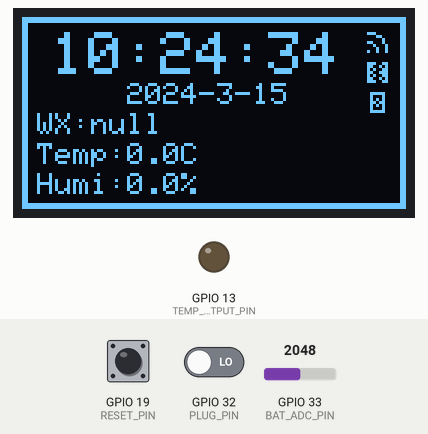
Simulated run of this program. Board: ESP32. On the bench: 128×64 one-colour display, output pins drawn as LEDs (lit = HIGH). The test bench sets the inputs (shaded band); at power-on: GPIO 33 (BAT_ADC_PIN) = 2048, GPIO 32 (PLUG_PIN) LOW, GPIO 19 (RESET_PIN) LOW. WiFi joins after 1.5 s; servers stay silent unless stated; network time is answered at once with the bench clock; uploads are accepted with an empty reply; the local clock reads 2024-03-15 10:24:30 at power-on unless the program sets it; EEPROM starts erased; what the program prints to the serial monitor is not drawn. At 14.8 s the program restarts the board; the recording ends there.

Above: at 4.6 s.
At 5.4 s:
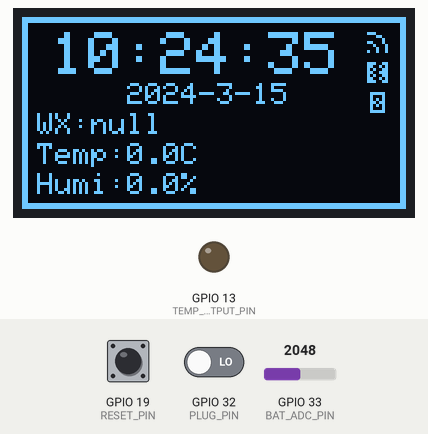
5.5 s: GPIO 33 (BAT_ADC_PIN) set to 3062
7.6 s: GPIO 33 (BAT_ADC_PIN) set to 3142
At 8.5 s:
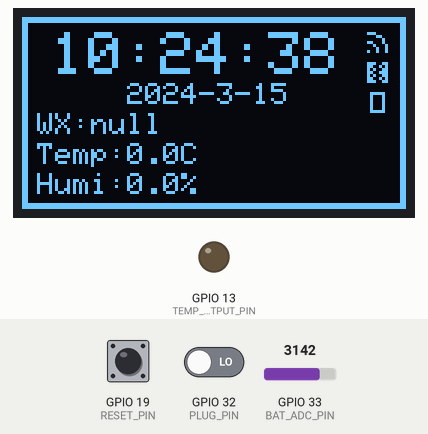
10.6 s: GPIO 32 (PLUG_PIN) driven HIGH
At 13.0 s:
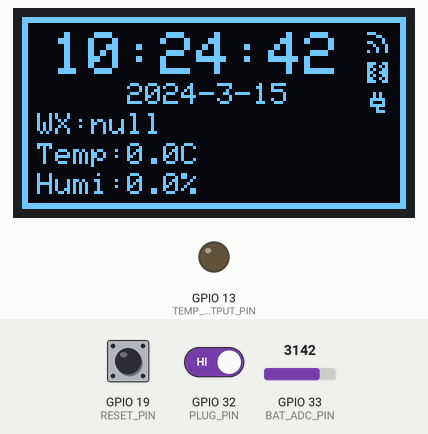
13.6 s: GPIO 19 (RESET_PIN) pulled HIGH for 1 s
Timing chart, 0 to 14.8 s (numbered marks = the images above; inputs shaded):
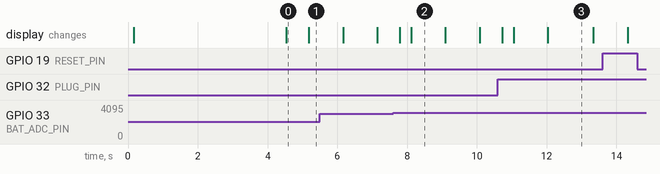

Measured:
- the behaviour switches between 3113 and 3114 on GPIO 33 (BAT_ADC_PIN) (found by bisection; images 1 and 2)
- after the input at 7.6 s, the display: first changes after 0.19 s (image 2 shows a later state)
- after the input at 10.6 s, the display: first changes after 0.13 s (image 3 shows a later state)
- what the display in image 0 shows lasts 0.7 s, from 4.5 s to 5.2 s
- what the display in image 2 shows lasts 1.0 s, from 8.1 s to 9.1 s
- what the display in image 3 shows lasts 1.3 s, from 12.0 s to 13.3 s

The program:

main.cpp
```cpp
#include <Arduino.h>
#include <SC_Board.h>
#include <SC_Display.h>
#include <SC_WiFi.h>
#include <SC_Mqtt.h>
#include <SC_Time.h>
#include <SC_Sht4x.h>
#include <SC_Battery.h>
#include <SC_Weather.h>
#include <Config.h>


void setup() {

  setup_board();
  setup_display();
  setup_config();
  setup_wifi();
  get_config();
  setup_mqtt();
  setup_time();
  setup_sht4x();
  setup_weather();

  Serial.println("Setup finished!");
  delay(2000);
}

void loop() {
  unsigned long currentMillis = millis();

  loop_board(currentMillis);
  loop_config(currentMillis);
  loop_time(currentMillis);
  loop_battery(currentMillis);
  loop_display(currentMillis);
  loop_wifi(currentMillis);
  loop_sht4x(currentMillis);
  loop_weather(currentMillis);
  loop_mqtt(currentMillis);

  display_battery();
  display_board();
  display_config();
  display_mqtt();
  display_sht4x();
  display_time();
  display_weather();
  display_wifi();

  display_end();
  delay(200);
}
```

SC_Battery.h
```cpp
#ifndef SC_BATTERY_H
#define SC_BATTERY_H
#include <Config.h>
#include <SC_Display.h>

int plug_status;
int battery_status;

float getPinVoltage(int pin)
{
    float pin_vol = analogRead(pin) * (ADC_VREF / ADC_RESOLUTION) + ADC_OFFSET;
    return pin_vol;
}

float calcVoltage(int pin, float up_reg, float down_reg)
{
    float adc_vol = getPinVoltage(pin);
    float calc_vol = adc_vol / down_reg * (up_reg + down_reg);
    return calc_vol;
}

int getBatVolPrecent()
{
    float bat_vol = round(calcVoltage(BAT_ADC_PIN, BAT_UP_REG, BAT_DOWN_REG) * 10) / 10;
    if (bat_vol >= BAT_FULL_VOL)
    {
        return 100;
    }
    else
    {
        int bat_percent = (1 - ((BAT_FULL_VOL - bat_vol) / (BAT_FULL_VOL - BAT_EMPTY_VOL))) * 100;
        bat_percent = constrain(bat_percent, 0, 100);
        return bat_percent;
    }
}

void loop_battery(unsigned long currentMillis)
{
    int bat_percent = getBatVolPrecent();
    if (digitalRead(PLUG_PIN) == HIGH)
    {
        plug_status = PLUG_IN_TRUE_CODE;
    }
    else
    {
        plug_status = PLUG_IN_FALSE_CODE;
        if (bat_percent >= 65)
        {

            battery_status = BAT_PERCENT_HIGH_CODE;
        }
        else if (bat_percent >= 50)
        {
            battery_status = BAT_PERCENT_MEDIUM_CODE;
        }
        else if (bat_percent >= 25)
        {
            battery_status = BAT_PERCENT_LOW_CODE;
        }
        else
        {
            battery_status = BAT_PERCENT_ERROR_CODE;
        }
    }

}

void display_battery()
{
    if (plug_status == PLUG_IN_TRUE_CODE)
    {
        displayPlugLogo(PLUG_IN_TRUE_CODE);
    }
    else
    {
        displayBatteryLogo(battery_status);
    }
}

#endif // SC_BATTERY_H
```

SC_Board.h
```cpp
#ifndef SC_BOARD_H
#define SC_BOARD_H

#include <Config.h>
#include <Wire.h>
#include <SC_WiFi.h>
#include <SC_SHT4x.h>
#include <SC_Config.h>
#include <esp_log.h>

static unsigned long Reset_startTime = 0;
static bool Reset_buttonPressed = false;

static unsigned long Func_startTime = 0;
static bool Func_buttonPressed = false;

void reset()
{
    ESP.restart();
}

void resetConfig()
{

    wm.resetSettings();
    prefs.begin(AP_NAME);
    prefs.clear();
    prefs.end();
    Serial.println("Reset Settings!");

    reset();
}

// 如果功能按键按下
void func()
{
    Serial.println("Press func");
}

void setup_board()
{
    esp_log_level_set("*", ESP_LOG_NONE);
    Serial.begin(115200);
    Wire.begin(SDA_pin, SCL_pin);
    pinMode(RESET_PIN, INPUT_PULLDOWN);
    pinMode(FUNC_PIN, INPUT_PULLDOWN);
    pinMode(BAT_ADC_PIN, INPUT_PULLDOWN);
    pinMode(PLUG_PIN, INPUT_PULLDOWN);
    pinMode(TEMP_OUTPUT_PIN, OUTPUT);
}

void loop_board(unsigned long currentMillis)
{
    if (digitalRead(RESET_PIN) == HIGH)
    {
        if (!Reset_buttonPressed)
        {
            Reset_startTime = currentMillis;
            Reset_buttonPressed = true;
        }
        if ((currentMillis - Reset_startTime) >= 5000)
        {
            resetConfig();
        }
    }
    else
    {
        if (Reset_buttonPressed)
        {
            if ((currentMillis - Reset_startTime) >= 500)
            {
                reset();
            }
            else
            {
                Reset_buttonPressed = false;
            }
        }
    }

    if (digitalRead(RESET_PIN) == HIGH)
    {
        if (!Reset_buttonPressed)
        {
            Reset_startTime = currentMillis;
            Reset_buttonPressed = true;
        }
    }
    else
    {
        if (Reset_buttonPressed)
        {
            if ((currentMillis - Reset_startTime) >= 50)
            {
                func();
            }
            else
            {
                Reset_buttonPressed = false;
            }
        }
    }
    if (sensor_temp > alarmTemp)
    {
        digitalWrite(TEMP_OUTPUT_PIN, HIGH);
    }
    else
    {
        digitalWrite(TEMP_OUTPUT_PIN, LOW);
    }
}

void display_board() {}
#endif // SC_BOARD_H
```

SC_Display.h
```cpp
#ifndef SC_DISPLAY_H
#define SC_DISPLAY_H
#include <Config.h>
#include <Adafruit_GFX.h>
#include <Adafruit_SSD1306.h>
#include <SC_Pic.h>

Adafruit_SSD1306 display(SCREEN_WIDTH, SCREEN_HEIGHT, &Wire, SCREEN_RESET);

void display_start()
{
    display.clearDisplay();
    display.setTextColor(WHITE);
    delay(100); // clear 太快会导致没清屏就完成就写入
}

void display_end()
{
    display.display();
}

void reset_page_display(String wifi_ssid, String wifi_ip)
{
    display_start();

    // 边框
    display.drawRect(0, 0, 128, 64, WHITE);
    display.drawRect(1, 1, 126, 62, WHITE);

    // 主体
    display.setTextSize(1);
    display.setCursor(4, 4);
    display.print("RESET CONFIG PAGE");

    display.setTextSize(1);
    display.setCursor(5, 20);
    display.print("SSID:");

    display.setTextSize(1);
    display.setCursor(5, 30);
    display.print(wifi_ssid);

    display.setTextSize(1);
    display.setCursor(5, 40);
    display.print("WEB_SERVER:");

    display.setTextSize(1);
    display.setCursor(5, 50);
    String serverWeb = "http://" + wifi_ip;
    display.print(serverWeb.c_str());

    display_end();
}

void displaySensorData(float temperature, float humidity)
{
    // 温度
    display.setTextSize(1);
    display.setCursor(5, 42);
    display.print("Temp:");
    display.print(temperature, 1);
    display.print("C");

    // 湿度
    display.setTextSize(1);
    display.setCursor(5, 52);
    display.print("Humi:");
    display.print(humidity, 1);
    display.print("%");
}

void displayDatetime(String time, String date)
{
    // 时间
    display.setTextSize(2);
    display.setCursor(10, 5);
    display.print(time);

    // 日期
    display.setTextSize(1);
    display.setCursor(35, 22);
    display.print(date);
}

void displayWifiLogo(int wifi_rssi_code)
{
    int p_x = 115;
    int p_y = 5;
    display.drawBitmap(p_x, p_y, wifi_logo_allArray[wifi_rssi_code], 7, 7, WHITE);
}

void displayPlugLogo(int plug_status_code)
{
    int p_x = 115;
    int p_y = 25;
    display.drawBitmap(p_x, p_y, bitmap_plug_in_allArray[plug_status_code], 7, 7, WHITE);
}

void displayBatteryLogo(int battery_status_code)
{
    int p_x = 115;
    int p_y = 25;
    display.drawBitmap(p_x, p_y, bitmap_battery_allArray[battery_status_code], 7, 7, WHITE);
}

void displayMqttLogo(int mqtt_status_code)
{
    int p_x = 115;
    int p_y = 15;
    display.drawBitmap(p_x, p_y, bitmap_server_allArray[mqtt_status_code], 7, 7, WHITE);
}

void displayWeather(String Weather)
{
    display.setTextSize(1);
    display.setCursor(5, 32);
    display.print("WX:");
    display.print(Weather);
}

void setup_display()
{
    Serial.println("Start SSD1306 OLED Display");
    if (!display.begin(SSD1306_SWITCHCAPVCC, SCREEN_ADDRESS, false, false))
    {
        Serial.println("SSD1306 allocation failed");
        for (;;)
            ;
    }
    display_start();
    display.drawBitmap(0, 0, start_logo, 128, 64, WHITE);
    display_end();
}

void loop_display(unsigned long currentMillis)
{
    display_start();

    // 边框
    display.drawRect(0, 0, 128, 64, WHITE);
    display.drawRect(1, 1, 126, 62, WHITE);
}
#endif
```

SC_Mqtt.h
```cpp
#ifndef SC_MQTT_H
#define SC_MQTT_H
#include <Config.h>
#include <PubSubClient.h>
#include <SC_WiFi.h>
#include <SC_Display.h>
#include <SC_Config.h>
#include <SC_SHT4x.h>

// MQTT 配置
static WiFiClient tcpClient;
PubSubClient mqttClient(tcpClient);

int mqtt_status;
static unsigned long previousConnectMillis = 0;
static unsigned long previousPublishMillis = 0;
// MQTT回调
void mqtt_callback(char *topic, byte *payload, unsigned int length)
{
    Serial.printf("Message arrived in topic %s, length %d\n", topic, length);
    Serial.print("Message:");
    for (int i = 0; i < length; i++)
    {
        Serial.print((char)payload[i]);
    }
}

// MQTT 配置
void setup_mqtt()
{
    mqttClient.setServer(mqttServerParam.getValue(), atoi(mqttPortParam.getValue()));
    mqttClient.setCallback(mqtt_callback);
}


void loop_mqtt(unsigned long currentMillis){
    // 连接MQTT服务器
    if (!mqttClient.connected())
    {
        mqtt_status = SERVER_DISCONNECTED_CODE;
        if (currentMillis - previousConnectMillis > MQTT_PUBLISH_INTERVAL)
        {
            previousConnectMillis = currentMillis;
            if (mqttClient.connect(AP_NAME, mqttUser.c_str(), mqttPass.c_str()))
            {
                mqttClient.publish(mqttTopic.c_str(), "Hello, MQTT Server!");
                mqttClient.subscribe(mqttTopic.c_str());
            }
        }
    }

    // 定期发送消息
    if (mqttClient.connected())
    {
        mqtt_status = SERVER_CONNECTED_CODE;
        if (currentMillis - previousPublishMillis >= MQTT_PUBLISH_INTERVAL)
        {
            previousPublishMillis = currentMillis;
            String tempStr = String(sensor_temp, 1) + "," + String(sensor_hum, 1);
            mqttClient.publish(mqttTopic.c_str(), tempStr.c_str());
        }
    }
  mqttClient.loop();
}

void display_mqtt(){
    displayMqttLogo(mqtt_status);
}

#endif // SC_MQTT_H
```

SC_SHT4x.h
```cpp
#ifndef SC_SHT4X_H
#define SC_SHT4X_H
#include <Config.h>
#include <Adafruit_SHT4x.h>
#include <SC_Weather.h>

bool sensor_load = false;
float sensor_temp;
float sensor_hum;


Adafruit_SHT4x sht4 = Adafruit_SHT4x();
void setup_sht4x()
{
    Serial.print("Searching for SHT4x ...");
    if (!sht4.begin(&Wire))
    {
        delay(500);
        Serial.print(".");
    }
    Serial.println();
    int sht4_addr = sht4.readSerial();
    if (sht4_addr == 0x00)
    {
        Serial.println("Not found SHT4x sensor!");
        Serial.println("Sensor data will be replaced by XinZhi API.");
    }
    else
    {
        sensor_load = true;
        sht4.setPrecision(SHT4X_HIGH_PRECISION);
        sht4.setHeater(SHT4X_NO_HEATER);
        Serial.println("");
        Serial.print("Found SHT4x sensor on address 0x");
        Serial.println(sht4_addr, HEX);
    }

}

void loop_sht4x(long currentMillis)
{
    if (sensor_load){
        sensors_event_t humidity, temp;
        sht4.getEvent(&humidity, &temp);
        sensor_temp = temp.temperature;
        sensor_hum = humidity.relative_humidity;
    }
}

void display_sht4x()
{
    if (sensor_load){
        displaySensorData(sensor_temp, sensor_hum);
    }
    else
    {
        displaySensorData(getWeatherTemp(), getWeatherHumi());
    }
}
#endif // SC_SHT4x_H
```

SC_Time.h
```cpp
#ifndef SC_TIME_H
#define SC_TIME_H

#include <Config.h>
#include <NTPClient.h>
#include <WiFiUdp.h>
// NTP服务器设置
static WiFiUDP ntpUDP;
NTPClient timeClient(ntpUDP, NTP_SERVER);
static unsigned long last_ntp = 0;

bool TimeLoad = false;
int year = 0;
int month = 0;
int day = 0;

bool timeLoad()
{
    struct tm *ti;
    time_t rawtime = timeClient.getEpochTime();
    ti = localtime(&rawtime);
    int year = ti->tm_year + 1900;
    if (year != 1970)
    {
        TimeLoad = true;
        return true;
    }
    else
    {
        return false;
    }
}

String getDate()
{
    return String(year) + "-" + String(month) + "-" + String(day);
}

void setup_time()
{
    Serial.print("Waiting time...");
    timeClient.begin();
    // 更新时间
    timeClient.setUpdateInterval(10 * 60 * 1000);
    // 28800 = +8时区（我们的北京时间）
    timeClient.setTimeOffset(28800);
    while (true)
    {
        if (timeLoad() == false)
        {
            timeClient.update();
            delay(500);
            Serial.print(".");
        }
        else
        {
            Serial.println("");
            Serial.println("Time set success!");
            return;
        }
    }
}

void loop_time(unsigned long currentMillis)
{

    // update ntp time
    if (currentMillis - last_ntp >= NTP_UPDATE_INTERVAL)
    {
        Serial.print("Update time...");

        last_ntp = currentMillis;
        if (timeClient.update())
        {
            Serial.println("Success");
        }
        else
        {
            Serial.println("Error");
        }
    }

    // 获取时间
    String time = timeClient.getFormattedTime();
    time_t rawtime = timeClient.getEpochTime();
    struct tm *ti;
    ti = localtime(&rawtime);
    year = ti->tm_year + 1900;
    month = ti->tm_mon + 1;
    day = ti->tm_mday;
}

void display_time()
{
    displayDatetime(timeClient.getFormattedTime(), getDate());
}

#endif // SC_TIME_H
```

SC_Weather.h
```cpp
#ifndef SC_WEATHER_H
#define SC_WEATHER_H
#include <Config.h>
#include <ArduinoJson.h>
#include <HTTPClient.h>
#include <SC_Config.h>

HTTPClient http;
static String url_xinzhi = "";
static String Weather = "";

int WeatherCode = -1;
float WeatherTemp;
float WeatherHumi;

static unsigned long update_time = 0;


void buildURL(String api, String city) {
    url_xinzhi = "https://api.seniverse.com/v3/weather/now.json?key=";
    url_xinzhi += api;
    url_xinzhi += "&location=";
    url_xinzhi += city;
    url_xinzhi += "&language=en&unit=c";
}

bool getWeather() {
    bool run = false;
    String weather = "";
    JsonDocument doc;
    http.begin(url_xinzhi);
    int httpGet = http.GET();
    if (httpGet > 0) {
        if (httpGet == HTTP_CODE_OK) {
            String json = http.getString();
            deserializeJson(doc, json);
            Weather = doc["results"][0]["now"]["text"].as<String>();
            WeatherCode = doc["results"][0]["now"]["code"].as<int>();
            WeatherTemp = doc["results"][0]["now"]["temperature"].as<int>();
            WeatherHumi = doc["results"][0]["now"]["humidity"].as<int>();
            run = true;
            Serial.println("Success");

        } else if (httpGet == HTTP_CODE_FORBIDDEN) {
            Serial.println("Error");
        }
    }
    http.end();
    return run;
}

float getWeatherTemp()
{
    return WeatherTemp;
}

float getWeatherHumi()
{
    return WeatherHumi;
}

void setup_weather() {
    buildURL(weatherApiKey, weatherCity);
}

void loop_weather(unsigned long currentMillis) {
    if (update_time == 0 || currentMillis - update_time >= WEATHER_INTERVAL) {
        Serial.print("Updating weather...");
        if(getWeather()) {
            Serial.println("Weather updated");
            update_time = currentMillis;
        }
    }
}

void display_weather() {
    displayWeather(Weather);
}
#endif // SC_WEATHER_H
```

SC_WiFi.h
```cpp
#ifndef SC_WIFI_H
#define SC_WIFI_H
#include <Config.h>
#include <cstdlib>
#include <WiFi.h>
#include <WiFiManager.h>
#include <SC_Display.h>
#include <SC_Config.h>

unsigned long no_wifi_time = 0;
int wifi_status;

WiFiManager wm;

void saveConfigCallback() {
  Serial.println("Should save config");
}

void configModeCallback(WiFiManager *myWiFiManager)
{
    String wifi_ssid = myWiFiManager->getConfigPortalSSID();
    String wifi_ip = WiFi.softAPIP().toString();
    Serial.print("Please connect WiFi(");
    Serial.print(wifi_ssid);
    Serial.println(") to reset config.");
    Serial.print("Serverip: ");
    Serial.println(wifi_ip);
    reset_page_display(wifi_ssid, wifi_ip);
}

void setup_wifi()
{
    Serial.print("Connecting to WiFi...");

    wm.setDebugOutput(false);
    wm.setAPCallback(configModeCallback);
    wm.setSaveConfigCallback(saveConfigCallback);
    wm.setHostname(AP_NAME);
    // 自动连接到保存的网络，如果失败，则启动配置Portal
    bool res;
    res = wm.autoConnect(AP_NAME);

    if (!res)
    {
        // 重置并尝试重新连接
        ESP.restart();
    }
    else
    {
        Serial.println("");
        // 如果连接成功
        Serial.println("Connected to Wi-Fi successfully");
    }

    while (WiFi.status() != WL_CONNECTED)
    {
        delay(500);
        Serial.print(".");
    }

    Serial.print("WIFI IP: ");
    Serial.println(WiFi.localIP());
    WiFi.setAutoConnect(true);
}

void loop_wifi(unsigned long currentMillis)
{
    // WIFI reconnect
    if (WiFi.status() != WL_CONNECTED)
    {
        if (no_wifi_time == 0)
        {
            no_wifi_time = currentMillis;
        }
        else
        {
            if (currentMillis - no_wifi_time >= WIFI_RECONNECT_INTERVAL)
            {
                Serial.println("WiFi not connected, reconnecting...");
                WiFi.reconnect();
                no_wifi_time = 0;
            }
        }
    }

    // 显示WIFI
    long rssi = WiFi.RSSI();
    // 根据Wi-Fi信号强度选择图片
    if (WiFi.status() == WL_CONNECTED)
    {
        if (-70 < rssi)
        {
            wifi_status = WIFI_RSSI_HIGH_CODE;
        }
        else if (-90 < rssi)
        {
            wifi_status = WIFI_RSSI_MEDIUM_CODE;
        }
        else
        {
            wifi_status = WIFI_RSSI_LOW_CODE;
        }
    }
    else
    {
        wifi_status = WIFI_RSSI_NONE_CODE;
    }
}

void display_wifi()
{
    displayWifiLogo(wifi_status);
}
#endif
```

Config.h
```cpp
// 板名称
#define AP_NAME "SmartClock"

// NTP服务器设置
#define NTP_SERVER "ntp1.aliyun.com"
#define NTP_UPDATE_INTERVAL 10*60*1000
// 时区设置
#define TIME_OFFSET 28800

// 板配置
#define RESET_PIN 19
#define FUNC_PIN 18
#define PLUG_PIN 32
#define BAT_ADC_PIN 33
#define TEMP_OUTPUT_PIN 13

// ADC 配置
#define ADC_RESOLUTION 4095.0
#define ADC_VREF 3.3
#define ADC_OFFSET 0.0


// i2c 设置
#define SDA_pin 21
#define SCL_pin 22

// 电池配置
#define BAT_FULL_VOL 4.2
#define BAT_EMPTY_VOL 3.5
#define BAT_UP_REG 1500.00
#define BAT_DOWN_REG 3300.00

// OLED显示屏设置
#define SCREEN_ADDRESS  0x3C
#define SCREEN_WIDTH    128
#define SCREEN_HEIGHT   64
#define SCREEN_RESET    -1


// MQTT 配置
#define MQTT_PUBLISH_INTERVAL 60*1000

// WIFI配置
#define WIFI_RECONNECT_INTERVAL 30*1000

// 天气API配置
#define WEATHER_INTERVAL 2*60*60*1000
```

Source omitted: SC_Pic.h (data table, 9238 bytes), SC_Config.h (2549 bytes)
